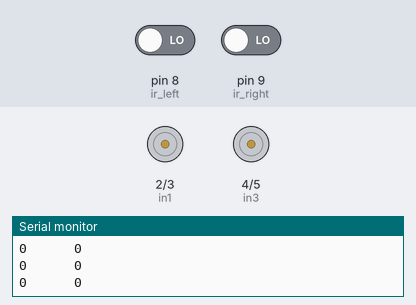
The sketch below on a simulated Arduino Uno, built with avr-gcc and run on an emulated ATmega328P. Shown: motor-driver pin pairs drawn as motors (green arrow = first pin HIGH = forward, orange = second pin HIGH = backward, longer = more drive), the last lines printed to the serial monitor. Inputs (shaded band) come from the test bench; at power-on: pin 8 (ir_left) LOW, pin 9 (ir_right) LOW.

Above: at 1.2 s.
1.3 s: pin 8 (ir_left) driven HIGH
At 2.2 s:
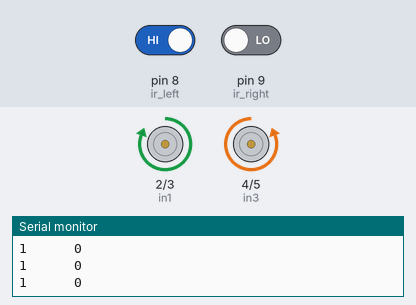
2.8 s: pin 9 (ir_right) driven HIGH
At 3.3 s:
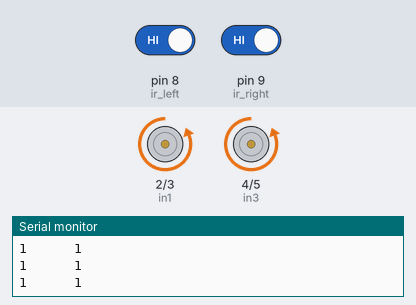
4.3 s: pin 8 (ir_left) driven LOW
At 5.5 s:
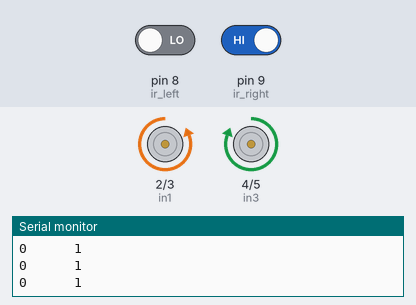
Timing chart, 0 to 7.3 s (numbered marks = the images above; inputs shaded):
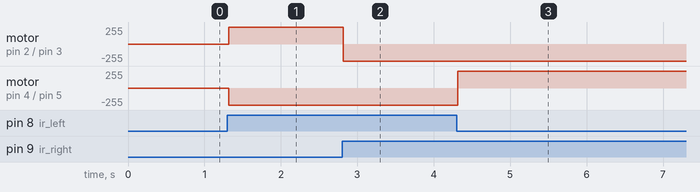

Measured:
- after the input at 1.3 s, motor on pin 2 (in1) / pin 3 (in2): stopped → forward 255/255 at once; motor on pin 4 (in3) / pin 5 (in4): stopped → backward 255/255 at once
- after the input at 2.8 s, motor on pin 2 (in1) / pin 3 (in2): forward 255/255 → backward 255/255 at once
- after the input at 4.3 s, motor on pin 4 (in3) / pin 5 (in4): backward 255/255 → forward 255/255 at once

The sketch:

line_follower.ino
```cpp
const int ir_left = 8; const int ir_right = 9 ;
const int in1 = 2; const int in2 = 3; const int in3 = 4; const int in4 = 5;
void setup() {
  // put your setup code here, to run once:
pinMode(ir_left,INPUT); pinMode(ir_right,INPUT);
pinMode(in1,OUTPUT); pinMode(in2,OUTPUT); pinMode(in3,OUTPUT); pinMode(in4,OUTPUT);

Serial.begin(9600);
}

void loop() {
  // put your main code here, to run repeatedly:
int ir_left_status = digitalRead(ir_left); int ir_right_status = digitalRead(ir_right);
Serial.print(ir_left_status);  Serial.print("\t\t\t");  Serial.print(ir_right_status);  Serial.println("\t\t\t");

if(ir_left_status == HIGH && ir_right_status == HIGH)
{
  digitalWrite(in1,LOW);digitalWrite(in2,HIGH);
digitalWrite(in3,LOW);digitalWrite(in4,HIGH);
 // digitalWrite(in1,HIGH);digitalWrite(in2,LOW);
//digitalWrite(in3,LOW);digitalWrite(in4,HIGH);
  }
if(ir_left_status == HIGH && ir_right_status == LOW)
{
    digitalWrite(in1,HIGH);digitalWrite(in2,LOW);
digitalWrite(in3,LOW);digitalWrite(in4,HIGH);
  }
  if(ir_left_status == LOW && ir_right_status == HIGH)
{
    digitalWrite(in1,LOW);digitalWrite(in2,HIGH);
digitalWrite(in3,HIGH);digitalWrite(in4,LOW);
  }
}
```
